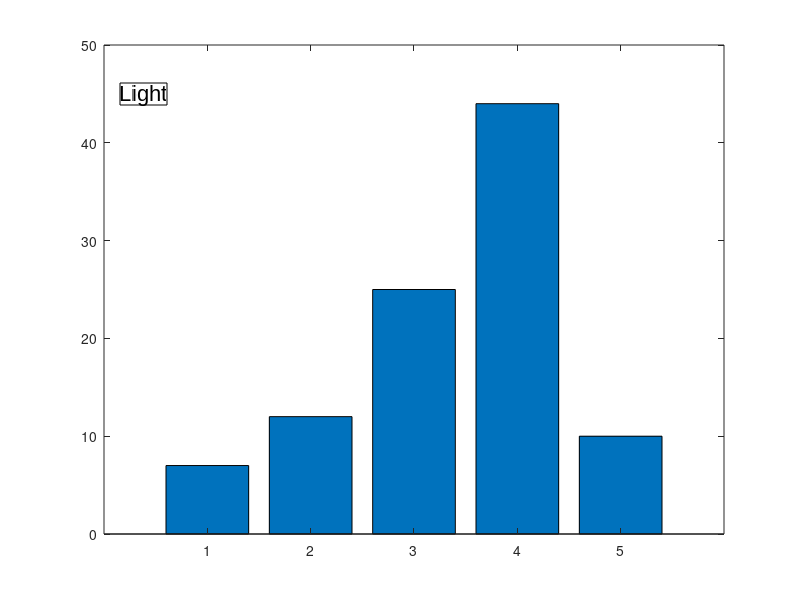

Recreate this plot in MATLAB. (Note: this script raises an error after producing the figure.)
clear;
clc;
%% Listing of available fonts

% get list of fonts
fonts = listfonts();

%find specific font 
get_font = find(strcmp(fonts, 'Arial'));

%% Exaple of annotations with text formating 
% Text formating on a figure()
data_1 = [7,12,25,44,10];
bar_1 = bar(data_1);
%saveas(gcf(), 'create_bar_3', 'mmat');



t_box_1 = annotation('textbox',[.15,.825,.14,.075], 'String', 'Light',...
                     'FontName', 'Arial','FontSize', 16, 'FontWeight',...
                     'light', 'BackgroundColor', [1,1,0]);
                 
t_box_2 = annotation('textbox',[.30,.825,.14,.075], 'String', 'Normal',...
                     'FontName', 'Arial','FontSize', 16, 'FontWeight',...
                     'normal', 'BackgroundColor', [1,1,0]);
t_box_3 = annotation('textbox',[.45,.825,.14,.075], 'String', 'Demi',...
                     'FontName', 'Arial','FontSize', 16, 'FontWeight',...
                     'demi', 'BackgroundColor', [1,1,0]);

t_box_4 = annotation('textbox',[.60,.825,.14,.075], 'String', 'Bold',...
                     'FontName', 'Arial','FontSize', 16, 'FontWeight',...
                     'bold', 'BackgroundColor', [1,1,0]);
                 
t_box_5 = annotation('textbox',[.15,.725,.17,.075], 'String', 'Monospace',...
                     'FontName', 'Ubuntu','FontSize', 16,...
                     'BackgroundColor', [1,1,0]);
                 
t_box_6 = annotation('textbox',[.33,.725,.14,.075], 'String', 'Normal',...
                     'FontName', 'Ubuntu','FontSize', 16, 'FontAngle',...
                     'normal', 'BackgroundColor', [1,0,1]);
                 
t_box_7 = annotation('textbox',[.48,.725,.14,.075], 'String', 'Italic',...
                     'FontName', 'Ubuntu','FontSize', 16, 'FontAngle',...
                     'italic', 'BackgroundColor', [1,0,1]);
                 
t_box_8 = annotation('textbox',[.15,.625,.14,.075], 'String', 'Oblique',...
                     'FontName', 'Ubuntu','FontSize', 16, 'FontAngle',...
                     'oblique', 'BackgroundColor', [1,0,1]);

t_box_9 = annotation('textbox', [.30,.625,.14,.075], 'String', '\underline{Underline}',...
                     'FontSize', 16, 'BackgroundColor', [.5,1,.5], 'Interpreter', 'latex');
                 
t_box_10 = annotation('textbox', [.15,.525,.17,.085], 'String', '\alpha\beta\gamma\delta\epsilon\zeta\eta\theta\iota\kappa\lambda\mu \nu \xi\pi\rho\sigma\tau\upsilon\phi\chi\psi\omega',...
                      'BackgroundColor', [.5,.5,1]);
                  
t_box_11 = annotation('textbox', [.15,.425,.14,.075], 'String', 'Normal^{Super}_{Sub}',...
                      'BackgroundColor', [1,.1,.2]);
                  
t_box_12 = annotation('textbox', [.30,.425,.14,.075], 'String', '$\displaystyle\frac{x-2y}{x+y}$',...
                      'BackgroundColor', [1,.1,.2], 'Interpreter', 'latex');

t_box_13 = annotation('textbox', [.45,.425,.14,.075], 'String', '$\sqrt{f}$',...
                      'BackgroundColor', [1,.1,.2], 'Interpreter', 'latex');
       
t_box_14 = annotation('textbox', [.60,.425,.14,.1], 'String', '$$\sum_{i=1}^{2n}{|k_i-k_j|}$$',...
                      'BackgroundColor', [1,.1,.2], 'Interpreter', 'latex');
                  
t_box_15 = annotation('textbox', [.15,.300,.17,.1], 'String', '$$\int_{y1(x)}^{y2(x)}{f(x,y)}\d{dx}\d{dy}$$',...
                      'BackgroundColor', [.1,.5,.2], 'Interpreter', 'latex');
                 
t_box_16 = annotation('textbox', [.33,.300,.14,.1], 'String', '$\displaystyle\frac{d^2u}{dx^2}$',...
                      'BackgroundColor', [.1,.5,.2], 'Interpreter', 'latex');
                  
%% Publish 

%publich()
%.doc
%.html
%.latex
%.pdf
%.ppt
%.xml

%publish('Chapter_6_Understanding_PlottingBasics.m', 'pdf');

%% Saving Plot as script

saveas(bar_1, 'create_bar_1','m');
saveas(gcf(), 'create_bar_2', 'm');

%catchError
%codeToEvaluate
%createThumbnail
%evalCode
%figureSnapMethode
%format
%imageFormat
%maxHeight
%maxOutputLines
%maxWidth
%outputDir
%showCode
%stylesheet
%useNewFigure

saveas(t_box_7, 't_box_7.jpg');
